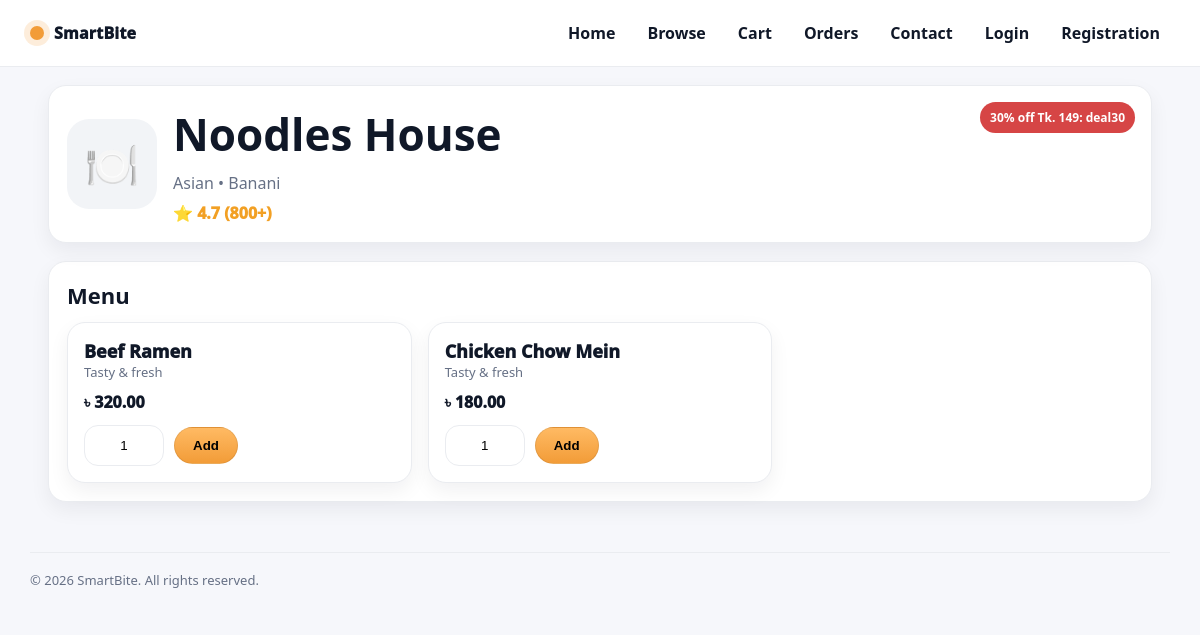
Screenshot of /restaurant.php?id=2 with the database file from the repository.
### tables this page shows
CREATE TABLE IF NOT EXISTS restaurants (
  id INT AUTO_INCREMENT PRIMARY KEY,
  owner_user_id INT NOT NULL,
  name VARCHAR(160) NOT NULL,
  category VARCHAR(80) NOT NULL DEFAULT 'Food',
  address VARCHAR(220) DEFAULT '',
  rating DECIMAL(2,1) DEFAULT 4.5,
  ratings_count INT DEFAULT 0,
  promo_text VARCHAR(120) DEFAULT '30% off Tk. 149: deal30',
  image_url VARCHAR(255) DEFAULT '',
  created_at TIMESTAMP DEFAULT CURRENT_TIMESTAMP,
  FOREIGN KEY (owner_user_id) REFERENCES users(id) ON DELETE CASCADE
);

CREATE TABLE IF NOT EXISTS menu_items (
  id INT AUTO_INCREMENT PRIMARY KEY,
  restaurant_id INT NOT NULL,
  name VARCHAR(160) NOT NULL,
  price DECIMAL(10,2) NOT NULL,
  is_active TINYINT(1) DEFAULT 1,
  created_at TIMESTAMP DEFAULT CURRENT_TIMESTAMP,
  FOREIGN KEY (restaurant_id) REFERENCES restaurants(id) ON DELETE CASCADE
);

### public/restaurant.php (the view, shortened to what this page needs)
<?php
require_once __DIR__."/../config/db.php";
$rid = (int)($_GET["id"] ?? 0);
$r = $conn->query("SELECT * FROM restaurants WHERE id=$rid")->fetch_assoc();
$items = $conn->query("SELECT * FROM menu_items WHERE restaurant_id=$rid AND is_active=1 ORDER BY id DESC")->fetch_all(MYSQLI_ASSOC);
include __DIR__."/../partials/head.php";
include __DIR__."/../partials/header.php";
?>
<main class="container">
  <section class="top card">
    <div class="hero">
      <div class="pic">🍽️</div>
      <div>
        <h1 class="h1"><?= htmlspecialchars($r["name"]) ?></h1>
        <div class="muted"><?= htmlspecialchars($r["category"]) ?> • <?= htmlspecialchars($r["address"]) ?></div>
        <div class="rate">⭐ <?= htmlspecialchars($r["rating"]) ?> (<?= (int)$r["ratings_count"] ?>+)</div>
      </div>
    </div>
    <div class="promo"><?= htmlspecialchars($r["promo_text"]) ?></div>
  </section>
  <section class="card section">
    <h2 class="h2">Menu</h2>
    <div class="menu">
      <?php foreach($items as $it): ?>
        <div class="item card">
          <div class="item-name"><?= htmlspecialchars($it["name"]) ?></div>
          <div class="muted small">Tasty & fresh</div>
          <div class="price">৳ <?= number_format((float)$it["price"],2) ?></div>
          <form method="post" class="add">
            <input class="input qty" name="qty" value="1">
            <button class="btn btn-primary">Add</button>
          </form>
        </div>
      <?php endforeach; ?>
    </div>
  </section>
</main>
<?php include __DIR__."/../partials/footer.php"; ?>

### assets/css/base.css (style rules this page uses)
:root { --bg:#f6f7fb; --surface:#ffffff; --text:#101828; --muted:#667085; --border:#eaecf0; --brand:#f29c38; --brand2:#ffba63; --shadow: 0 14px 40px rgba(16,24,40,.08); --shadow-sm: 0 8px 20px rgba(16,24,40,.06); --radius: 18px; --container: 1140px; --font: ui-sans-serif, system-ui, -apple-system, Segoe UI, Roboto, Arial, "Noto Sans"; }
* { box-sizing:border-box }
html,body { height:100% }
body { margin:0; font-family:var(--font); color:var(--text); background:var(--bg) }
.container { max-width:var(--container); margin:0 auto; padding:0 18px }
.card { background:var(--surface); border:1px solid var(--border); border-radius:var(--radius); box-shadow:var(--shadow-sm); }
.btn { display:inline-flex; align-items:center; justify-content:center; border-radius:999px; border:1px solid rgba(0,0,0,.08); padding:10px 18px; font-weight:900; cursor:pointer; background:#fff; transition:.18s ease; }
.btn-primary { background:linear-gradient(180deg,var(--brand2),var(--brand)); }
.input { width:100%; padding:12px 14px; border-radius:14px; border:1px solid var(--border); outline:none; background:#fff; }
.muted { color:var(--muted) }
.small { font-size:13px }
.h1 { font-size:44px; margin:0 0 8px }
.h2 { font-size:22px; margin:0 0 12px }

### assets/css/restaurant_view.css (style rules this page uses)
.top { margin-top:18px; padding:18px; position:relative; overflow:hidden }
.hero { display:flex; gap:16px; align-items:center }
.pic { width:90px; height:90px; border-radius:22px; background:#f2f4f7; display:flex; align-items:center; justify-content:center; font-size:44px }
.rate { margin-top:8px; font-weight:1000; color:#f2a024 }
.promo { position:absolute; right:16px; top:16px; background:#d64545; color:#fff; padding:7px 10px; border-radius:999px; font-weight:900; font-size:12px }
.section { margin-top:18px; padding:18px }
.menu { display:grid; grid-template-columns:repeat(3,1fr); gap:16px; margin-top:12px }
.item { padding:16px }
.item-name { font-weight:1000; font-size:18px }
.price { margin-top:10px; font-weight:1000 }
.add { margin-top:12px; display:flex; gap:10px; align-items:center }
.qty { max-width:80px; text-align:center }

### rows the page displays
restaurants: name "Noodles House", category "Asian", address "Banani", rating "4.7", ratings_count "800", promo_text "30% off Tk. 149: deal30"
menu_items: name "Beef Ramen", price "320.00"
menu_items: name "Chicken Chow Mein", price "180.00"

### other values shown
$label "Home Browse Cart Orders Contact Login Registration"
